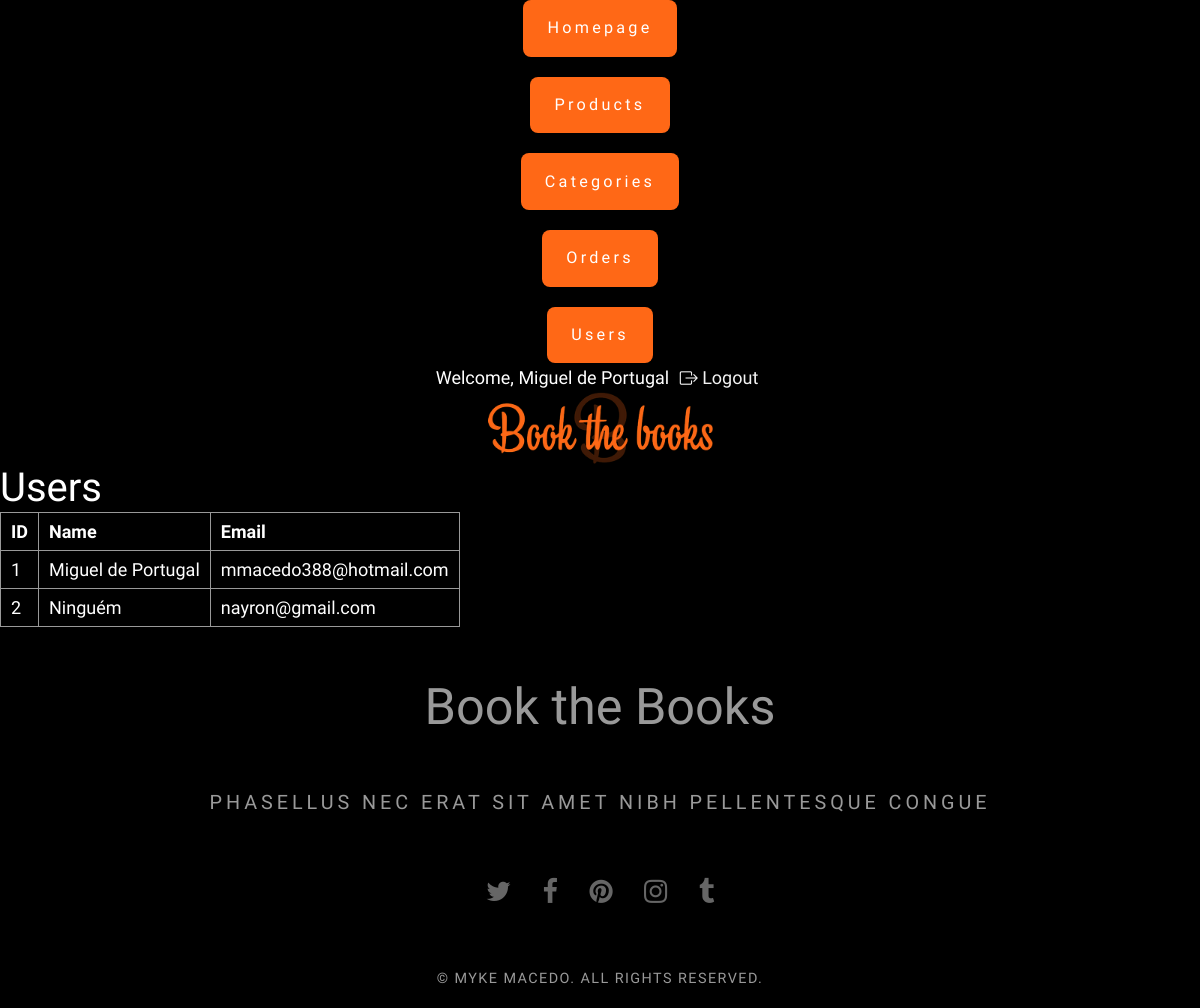
The page /admin/users/index.php (signed in) on the database its author committed.
### tables this page shows
CREATE TABLE `user` (
  `id` int(11) NOT NULL,
  `user` varchar(255) NOT NULL,
  `email` varchar(255) NOT NULL,
  `password` varchar(255) NOT NULL,
  `admin` int(11) NOT NULL DEFAULT 0
);

### admin/users/index.php (the view, shortened to what this page needs)
<?php
require '../common.php';
$result = mysqli_query($dbc, "SELECT id, user, email FROM `user`");
?>
<!DOCTYPE html>
<html>
<head>
<?php include '../../_head.php' ?>
<body>
<?php include '../_header.php' ?>
<div id="product-list">
	<h1>Users</h1>
	<table class="list-table">
		<thead>
			<tr>
				<th>ID</th>
				<th>Name</th>
				<th>Email</th>
			</tr>
		</thead>
		<tbody>
			<?php while ($row = mysqli_fetch_assoc($result)): ?>
			<tr>
				<td><?php echo $row['id'] ?></td>
				<td><?php echo $row['user'] ?></td>
				<td><?php echo $row['email'] ?></td>
			</tr>
			<?php endwhile ?>
		</tbody>
	</table>
</div>
<?php include '../../footer.php' ?>
</body>
</html>

### css/stylesheet.css (style rules this page uses)
:root { --primary-color: #ff6816; }
html, body { width: 100%; height: 100%; src: url("./fonts/DancingScript-VariableFont_wght.ttf") !important; }
body { margin: 0px; padding: 0px; background: #000000 !important; font-family: "Dancing Script", cursive !important; font-size: 18px; font-weight: 400px; color: #fff; }
h1, h2, h3 { margin: 0; padding: 0; }
* { box-sizing: border-box; }
.list-table td, .list-table th { padding: 5px 10px; border: 1px solid #999; }

### rows shown on the page
user: id "1", user "Miguel de Portugal", email "mmacedo388@hotmail.com"
user: id "2", user "Ninguém", email "nayron@gmail.com"

### other values the page prints
$user_name "Miguel de Portugal"
